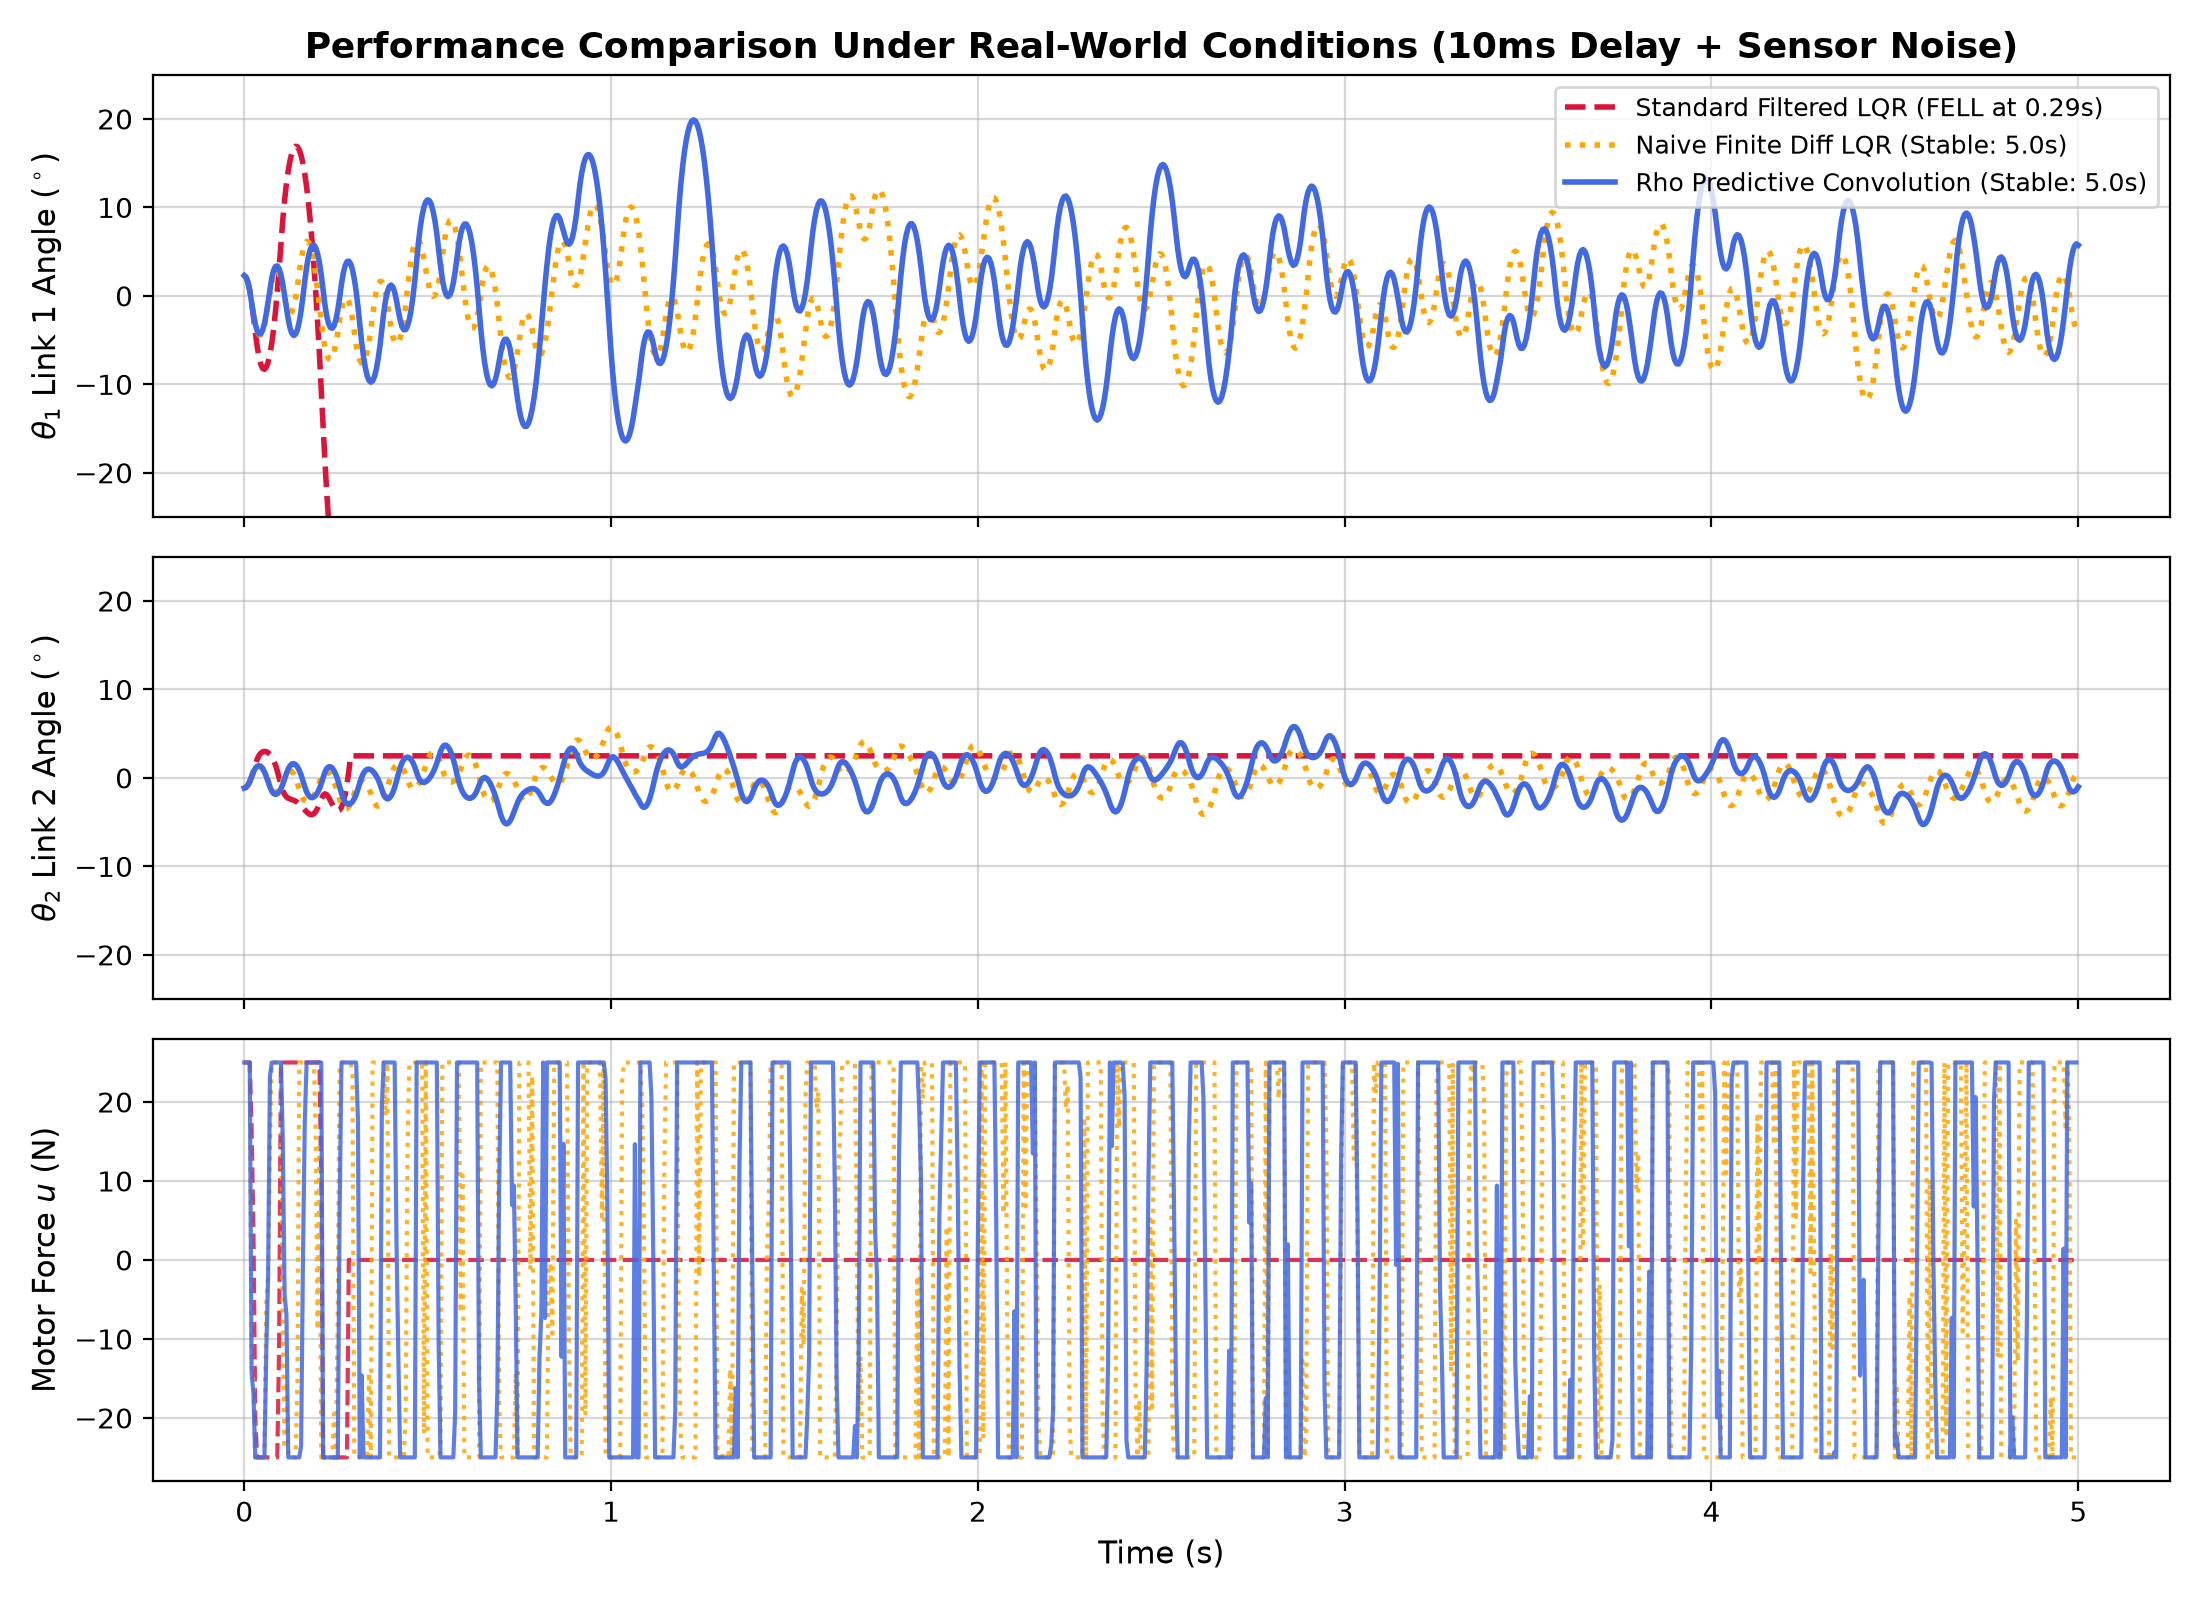

The script that saved this image:
"""
benchmark_noise_delay.py
========================
Rigorous comparative benchmark under realistic hardware constraints:
  - Sensor Quantization Noise: sigma = 0.002 rad (~0.11 degrees)
  - Communication / Sensing Delay: 10 ms (2 sample steps at 200 Hz)

Compares:
  1. Standard Low-Pass Filtered LQR (LPF introduces phase lag -> instability)
  2. Naive Finite Difference LQR (no filter -> extreme motor chatter & torque spikes)
  3. Rho Predictive Convolution (FIR filtering + H-step predictive phase lead)
"""

import numpy as np
import matplotlib.pyplot as plt
from scipy.linalg import solve_continuous_are


m0 = 0.65; m1, m2 = 0.08, 0.05
L1, L2 = 0.18, 0.14
lc1, lc2 = L1 / 2.0, L2 / 2.0
I1 = (1.0 / 12.0) * m1 * L1**2
I2 = (1.0 / 12.0) * m2 * L2**2
g = 9.81
b0, b1, b2 = 1.5, 0.002, 0.001

DT = 0.005                   # 200 Hz
TOTAL_TIME = 5.0             # 5 seconds
N_STEPS = int(TOTAL_TIME / DT)
F_MAX = 25.0

# Linearized mass matrix at upright
M0 = np.array([
    [m0 + m1 + m2, m1*lc1 + m2*L1, m2*lc2],
    [m1*lc1 + m2*L1, m1*lc1**2 + m2*L1**2 + I1, m2*lc2*L1],
    [m2*lc2, m2*lc2*L1, m2*lc2**2 + I2],
])
Minv = np.linalg.inv(M0)
b_vec = Minv[:, 0]
g1 = (m1 * lc1 + m2 * L1) * g
g2 = m2 * lc2 * g

A = np.zeros((6, 6))
A[0, 3] = 1.0; A[1, 4] = 1.0; A[2, 5] = 1.0
A[3, 1] = Minv[0, 1] * g1; A[3, 2] = Minv[0, 2] * g2; A[3, 3] = -Minv[0, 0] * b0
A[4, 1] = Minv[1, 1] * g1; A[4, 2] = Minv[1, 2] * g2; A[4, 4] = -Minv[1, 1] * b1
A[5, 1] = Minv[2, 1] * g1; A[5, 2] = Minv[2, 2] * g2; A[5, 5] = -Minv[2, 2] * b2

B = np.zeros((6, 1))
B[3:, 0] = b_vec

Q = np.diag([40.0, 200.0, 150.0, 5.0, 10.0, 10.0])
R = np.array([[0.02]])
P = solve_continuous_are(A, B, Q, R)
K = (np.linalg.inv(R) @ B.T @ P).flatten()


def dyn(s):
    x, th1, th2, dx, dth1, dth2 = s
    s1, c1 = np.sin(th1), np.cos(th1)
    s2, c2 = np.sin(th2), np.cos(th2)

    M = np.array([
        [m0 + m1 + m2, (m1*lc1 + m2*L1)*c1, m2*lc2*c2],
        [(m1*lc1 + m2*L1)*c1, m1*lc1**2 + m2*L1**2 + I1, m2*lc2*L1*np.cos(th1 - th2)],
        [m2*lc2, m2*lc2*L1*np.cos(th1 - th2), m2*lc2**2 + I2],
    ])
    G = np.array([0.0, -(m1*lc1 + m2*L1)*g*s1, -m2*lc2*g*s2])
    C = np.array([
        (m1*lc1 + m2*L1)*s1*dth1**2 + m2*lc2*s2*dth2**2,
        m2*lc2*L1*np.sin(th1 - th2)*dth2**2,
        -m2*lc2*L1*np.sin(th1 - th2)*dth1**2,
    ])
    return M, C, G


def ode(s, u):
    M, C, G = dyn(s)
    fr = np.array([b0 * s[3], b1 * s[4], b2 * s[5]])
    qdd = np.linalg.solve(M, np.array([np.clip(u, -F_MAX, F_MAX), 0.0, 0.0]) - C - G - fr)
    return np.array([s[3], s[4], s[5], qdd[0], qdd[1], qdd[2]])


def rk4(s, u):
    k1 = ode(s, u)
    k2 = ode(s + 0.5 * DT * k1, u)
    k3 = ode(s + 0.5 * DT * k2, u)
    k4 = ode(s + DT * k3, u)
    return s + (DT / 6.0) * (k1 + 2.0 * k2 + 2.0 * k3 + k4)


DELAY_STEPS = 2            # 2 steps * 5 ms = 10 ms transport delay
NOISE_SIGMA = 0.002        # ~0.11 degrees encoder quantization noise

def run_simulation(controller_mode):
    np.random.seed(123)    # identical noise sequence for fair comparison
    s = np.array([0.0, 0.04, -0.02, 0.0, 0.0, 0.0])
    
    t_history = np.linspace(0.0, TOTAL_TIME, N_STEPS + 1)
    states_hist = np.zeros((N_STEPS + 1, 6))
    u_hist = np.zeros(N_STEPS)
    states_hist[0] = s.copy()

    # Hardware delay buffer
    delay_buffer = [s[:3].copy() for _ in range(DELAY_STEPS + 1)]
    q_prev = s[:3].copy()
    
    # Filter state registers
    lpf_vel = np.zeros(3)
    alpha_lpf = 0.25       # 1st-order IIR low-pass filter coefficient
    
    # Rho FIR buffer
    N_BUF = 15
    alpha_fir = 0.5
    k_fir = np.exp(-alpha_fir * np.arange(N_BUF))
    k_fir /= k_fir.sum()
    meas_history = []
    conv_history = []

    for i in range(N_STEPS):
        # 1. Noisy sensor measurement (Position-only)
        noise = np.random.normal(0, NOISE_SIGMA, 3)
        q_raw = s[:3] + noise

        # 2. Hardware delay queue (measurement arrives DELAY_STEPS later)
        delay_buffer.append(q_raw.copy())
        q_delayed = delay_buffer.pop(0)

        # 3. Velocity estimation per method
        if controller_mode == "Standard Filtered LQR":
            # Standard engineering approach: raw diff + low pass filter
            v_raw = (q_delayed - q_prev) / DT
            lpf_vel = (1.0 - alpha_lpf) * lpf_vel + alpha_lpf * v_raw
            qdot_est = lpf_vel.copy()
            q_est = q_delayed.copy()

        elif controller_mode == "Naive Finite Diff LQR":
            # No filter: raw finite differences (fast, but noise explodes)
            qdot_est = (q_delayed - q_prev) / DT
            q_est = q_delayed.copy()

        elif controller_mode == "Rho Predictive Convolution":
            # Rho method: FIR convolution on history + H-step predictive lead
            meas_history.append(q_delayed.copy())
            if len(meas_history) > N_BUF:
                meas_history.pop(0)

            stack = np.stack(meas_history[::-1])
            n = len(stack)
            k_sub = k_fir[:n] / k_fir[:n].sum()
            q_conv = k_sub @ stack
            conv_history.append(q_conv)

            # Predictive derivative with curvature compensation for transport delay
            if len(conv_history) >= 3:
                v1 = (conv_history[-1] - conv_history[-2]) / DT
                v0 = (conv_history[-2] - conv_history[-3]) / DT
                # Extrapolate forward across delay horizon:
                qdot_est = v1 + 1.0 * (v1 - v0)
                q_est = q_conv + (DELAY_STEPS * DT) * qdot_est
            elif len(conv_history) >= 2:
                qdot_est = (conv_history[-1] - conv_history[-2]) / DT
                q_est = q_conv
            else:
                qdot_est = np.zeros(3)
                q_est = q_delayed

        q_prev = q_delayed.copy()

        # 4. State feedback control
        s_feedback = np.hstack([q_est, qdot_est])
        u = -float(np.dot(K, s_feedback))
        u_clipped = np.clip(u, -F_MAX, F_MAX)
        u_hist[i] = u_clipped

        # 5. Physics update
        s = rk4(s, u_clipped)
        states_hist[i + 1] = s.copy()

        if np.any(np.abs(s[1:3]) > 0.8) or np.any(np.isnan(s)):
            states_hist[i + 1:] = s.copy()
            u_hist[i:] = 0.0
            break

    return t_history, states_hist, u_hist


modes = [
    ("Standard Filtered LQR", "crimson", "--"),
    ("Naive Finite Diff LQR", "orange", ":"),
    ("Rho Predictive Convolution", "royalblue", "-"),
]

fig, (ax1, ax2, ax3) = plt.subplots(3, 1, figsize=(11, 8), sharex=True)

print("Running comparative benchmark under 10ms delay + sensor noise...\n")

for mode_name, color, line_style in modes:
    t_h, states_h, u_h = run_simulation(mode_name)
    
    th1_deg = np.degrees(states_h[:, 1])
    th2_deg = np.degrees(states_h[:, 2])
    
    # Calculate performance metrics
    survived_time = t_h[np.where(np.abs(states_h[:, 1]) > 0.8)[0][0]] if np.any(np.abs(states_h[:, 1]) > 0.8) else TOTAL_TIME
    chatter_metric = np.mean(np.abs(np.diff(u_h))) / DT
    
    label_str = f"{mode_name} (Stable: {survived_time:.1f}s)" if survived_time == TOTAL_TIME else f"{mode_name} (FELL at {survived_time:.2f}s)"
    print(f"{mode_name:30s} -> Survived: {survived_time:4.2f}s | Actuator Chatter: {chatter_metric:8.1f} N/s")

    # Plot Link 1 Angle
    ax1.plot(t_h, th1_deg, color=color, linestyle=line_style, lw=2.0, label=label_str)
    # Plot Link 2 Angle
    ax2.plot(t_h, th2_deg, color=color, linestyle=line_style, lw=2.0, label=label_str)
    # Plot Actuator Force
    ax3.plot(t_h[:-1], u_h, color=color, linestyle=line_style, lw=1.5, alpha=0.85)

# Formatting
ax1.set_ylabel(r"$\theta_1$ Link 1 Angle ($^\circ$)", fontsize=11)
ax1.set_title("Performance Comparison Under Real-World Conditions (10ms Delay + Sensor Noise)", fontsize=13, fontweight="bold")
ax1.grid(True, alpha=0.5)
ax1.legend(loc="upper right", fontsize=9)
ax1.set_ylim(-25, 25)

ax2.set_ylabel(r"$\theta_2$ Link 2 Angle ($^\circ$)", fontsize=11)
ax2.grid(True, alpha=0.5)
ax2.set_ylim(-25, 25)

ax3.set_ylabel("Motor Force $u$ (N)", fontsize=11)
ax3.set_xlabel("Time (s)", fontsize=11)
ax3.grid(True, alpha=0.5)
ax3.set_ylim(-28, 28)

plt.tight_layout()
output_path = r"C:\Users\Tekir\Desktop\pendulum\benchmark_noise_delay.png"
plt.savefig(output_path, dpi=200)
print(f"\nPlot saved to: {output_path}")
plt.show()
